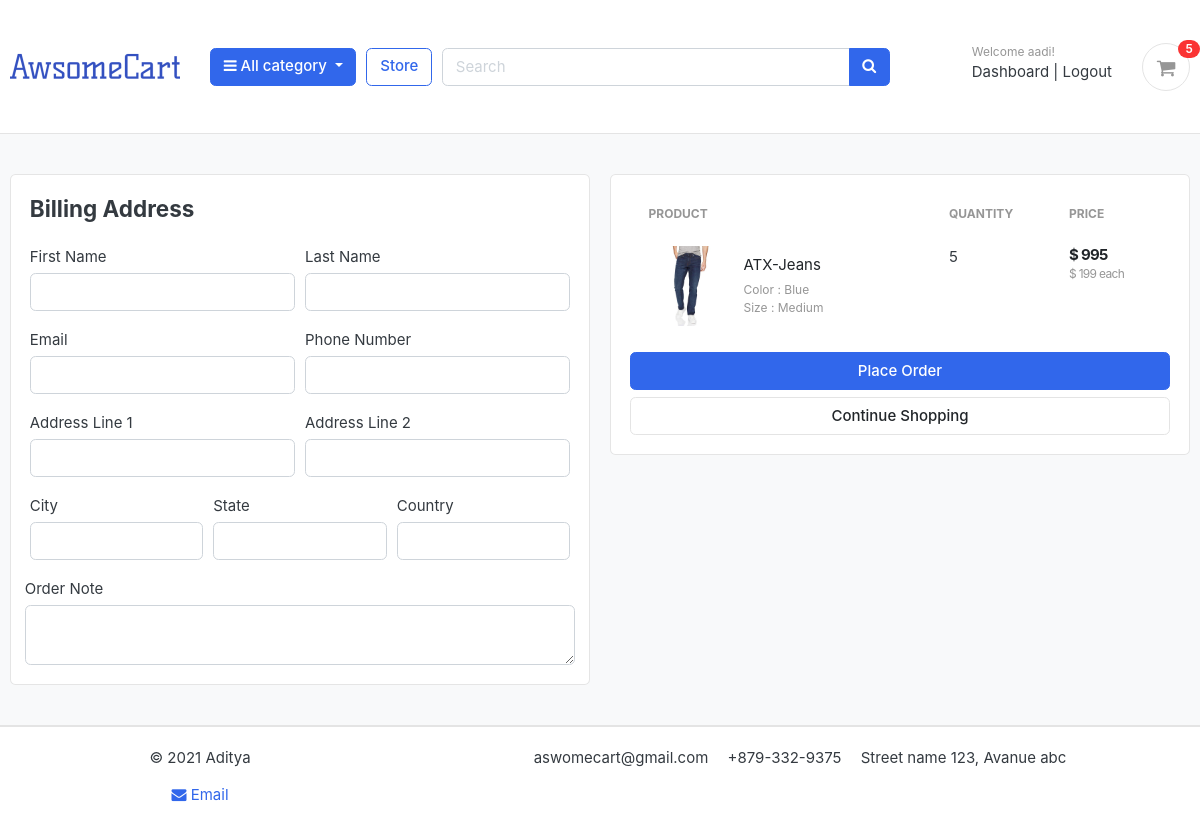
/cart/checkout (signed in), run on an earlier commit of the app's database.
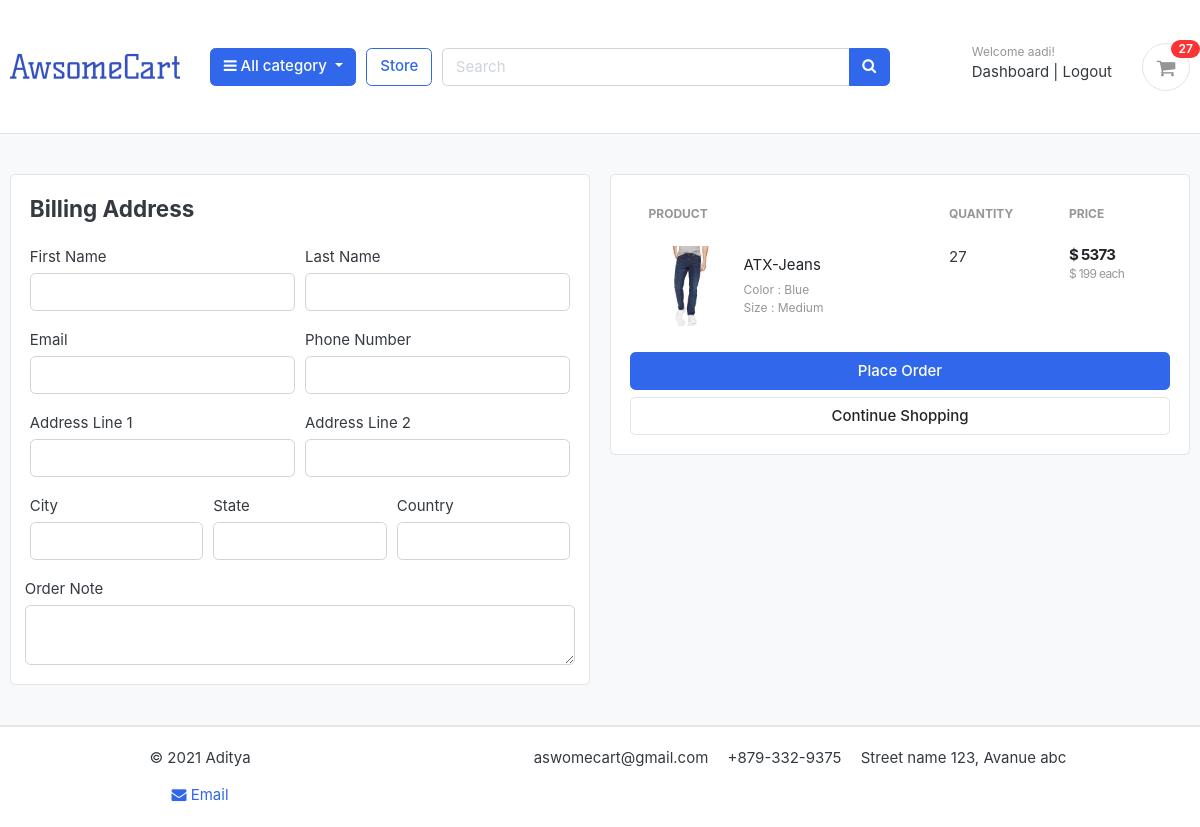
And on a later commit of the database.
### carts/models.py (models this page shows, shortened)
class CartItem(models.Model):
    user       = models.ForeignKey(Account,on_delete=models.CASCADE,null=True)
    product    = models.ForeignKey(Product ,on_delete=models.CASCADE)
    variation  = models.ManyToManyField(Variation,blank=True)
    cart       = models.ForeignKey(Cart,on_delete=models.CASCADE,null=True)
    quantity   = models.IntegerField()
    is_active  = models.BooleanField(default=True)
    def sub_total(self):
        return self.product.price * self.quantity

### store/models.py (models this page shows, shortened)
class Product(models.Model):
    product_name = models.CharField(max_length=100,unique=True)
    slug         = models.SlugField(max_length=200,unique=True)
    description  = models.TextField(max_length=1000,blank=True)
    price        = models.IntegerField()
    images       = models.ImageField(upload_to = 'photos/products')
    stock        = models.IntegerField()
    is_available = models.BooleanField(default=True)
    category     = models.ForeignKey(Category,on_delete=models.CASCADE)
    created_date = models.DateTimeField(auto_now=True)
    modified_date= models.DateTimeField(auto_now=True)
    def get_url(self):
        return reverse('product_detail',args=[self.category.slug,self.slug])

### carts/views.py (the view)
# urls.py: path('checkout',views.checkout,name='checkout'),
@login_required(login_url='login')
def checkout(request,total = 0,quantity = 0,cart_item = None):
    try:
        tax = 0
        GrandTotal = 0
        cart_items =0
        if request.user.is_authenticated:
            cart_items = CartItem.objects.filter(user=request.user,is_active=True)
        else:
            cart = Cart.objects.get(cart_id = _cart_id(request))
            cart_items = CartItem.objects.filter(cart=cart,is_active=True)
        for cart_item in cart_items:
            total += (cart_item.product.price * cart_item.quantity)
            quantity += cart_item.quantity
        tax = (2 *total)/100
        GrandTotal = total+tax
    except ObjectDoesNotExist:
        pass
    context = {
        'total' : total,
        'quantity':quantity,
        'cart_items':cart_items,
        'tax':tax,
        'GrandTotal':GrandTotal,
    }
    return render(request,'store/checkout.html',context)

### carts/context_processors.py (called while the page is built)
def counter(request):
    cart_count = 0
    if 'admin' in request.path:
        return  {}
    else:
        try:
            cart = Cart.objects.filter(cart_id = _cart_id(request))
            if request.user.is_authenticated:
                cart_items = CartItem.objects.all().filter(user=request.user)
            else:
                cart_items = CartItem.objects.all().filter(cart=cart[:1])
            for cart_item in cart_items:
                cart_count += cart_item.quantity
        except Cart.DoesNotExist:
            cart_count = 0
    return dict(cart_count = cart_count)

### carts/views.py (called while the page is built)
def _cart_id(request):
    cart = request.session.session_key
    if not cart:
        cart = request.session.create()
    return cart

### category/cotext_processors.py (called while the page is built)
def menu_links(request):
    links = Category.objects.all()
    return dict(links=links)

### category/models.py (called while the page is built)
    def get_url(self):
        return reverse('product_by_category',args=[self.slug])

### store/context_processors.py (called while the page is built)
def size_chart(request):
    size = Variation.objects.all()
    return dict(size=size)

### templates/store/checkout.html (shortened to what the changed rows need)
{% extends 'base.html' %}
{% load static %}
{% block content %}
<section class="section-content padding-y bg">
  <div class="container">
    <div class="row">
      <aside class="col-lg-6">
        <div class="card">
          <div class="card-body">
            <table class="table table-borderless table-shopping-cart">
              <thead class="text-muted">
                <tr class="small text-uppercase">
                  <th scope="col">Product</th>
                  <th scope="col" width="120">Quantity</th>
                  <th scope="col" width="120">Price</th>
                </tr>
              </thead>
              <tbody>
                {% for cart_item in cart_items %}
                <tr>
                  <td>
                    <figure class="itemside align-items-center">
                      <div class="aside">
                        <img src="{{ cart_item.product.images.url }}" class="img-sm">
                      </div>
                      <figcaption class="info">
                        <a href="{{ cart_item.product.get_url }}" class="title text-dark">{{cart_item.product.product_name }}</a>
                        <p class="text-muted small">
                          {% if cart_item.variation.all %}
                            {% for item in cart_item.variation.all %}
                            {{ item.variation_category | capfirst }} : {{ item.variation_value | capfirst }} <br>
                          {% endfor %}
                          {% endif %}
                        </p>
                      </figcaption>
                    </figure>
                  </td>
                  <td>
                    <label for="">{{cart_item.quantity}}</label>
                  </td>
                  <td>
                    <div class="price-wrap">
                      <var class="price">$ {{ cart_item.sub_total }}</var>
                      <small class="text-muted"> $ {{ cart_item.product.price }} each </small>
                    </div>
                  </td>
                </tr>
                {% endfor %}
              </tbody>
            </table>
          </div>
        </div>
      </aside>
    </div>
  </div>
</section>
{% endblock %}

### templates/includes/navbar.html (shortened to what this page needs)
{% load static %}
<header class="section-header">
  <section class="header-main border-bottom">
    <div class="container">
      <div class="row align-items-center">
        <div class="col-lg-2 col-md-3 col-6">
          <a href="{% url 'Home' %}" class="brand-wrap">
            <img class="" src="{% static './images/logo1.png' %}">
          </a>
        </div>
        <div class="col-lg col-sm col-md col-6 flex-grow-0">
          <div class="category-wrap dropdown d-inline-block float-right">
            <button type="button" class="btn btn-primary dropdown-toggle" data-toggle="dropdown">
              <i class="fa fa-bars"></i> All category
            </button>
          </div>
        </div>
        <a href="{% url 'store' %}" class="btn btn-outline-primary">Store</a>
        <div class="col-lg  col-md-6 col-sm-12 col">
          <form action="{% url 'serch' %}" class="search" method='GET'>
            <div class="input-group w-100">
              <input type="text" class="form-control" style="width:60%;" placeholder="Search" name="keyword" required>
              <div class="input-group-append">
                <button class="btn btn-primary" type="submit">
                  <i class="fa fa-search"></i>
                </button>
              </div>
            </div>
          </form>
        </div>
        <div class="col-lg-3 col-sm-6 col-8 order-2 order-lg-3">
          <div class="d-flex justify-content-end mb-3 mb-lg-0">
            {% if user.id is None %}
            <div class="widget-header">
              <small class="title text-muted">Welcome guest!</small>
              <div>
                <a href="{% url 'login' %}">Sign in</a> <span class="dark-transp"> | </span>
                <a href="{% url 'register' %}"> Register</a>
              </div>
            </div>
            {% else %}
            <div class="widget-header">
              <small class="title text-muted">Welcome {{user.first_name}}!</small>
              <div>
                <a href="{% url 'dashboard' %}">Dashboard</a> <span class="dark-transp"> | </span>
                <a href="{% url 'logout' %}"> Logout</a>
              </div>
            </div>
            {% endif %}
            <a href="{% url 'cart' %}" class="widget-header pl-3 ml-3">
              <div class="icon icon-sm rounded-circle border"><i class="fa fa-shopping-cart"></i></div>
              <span class="badge badge-pill badge-danger notify">{{cart_count}}</span>
            </a>
          </div>
        </div>
      </div>
    </div>
  </section>
</header>

What changed in the data, as far as the page shows it:
changed CartItem "ATX-Jeans": quantity "5" → "27"; sub_total "995" → "5373"
Also different on the page:
{{ cart_count }}: "5" → "27"
